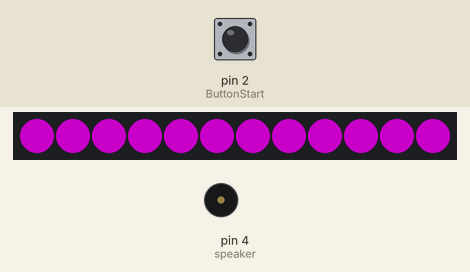
The sketch below on a simulated Arduino Uno, built with avr-gcc and run on an emulated ATmega328P. Shown: 12 RGB LEDs in strip order, left to right, buzzer (waves = sounding). The inputs (shaded band) are chosen by the test bench; at power-on: pin 2 (ButtonStart) HIGH. Dim RGB values are drawn brighter than linear; random numbers use the default seed unless the sketch sets one.

Above: at 0.4 s.
At 0.89 s:
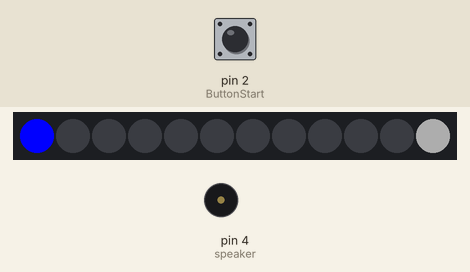
At 19.34 s:
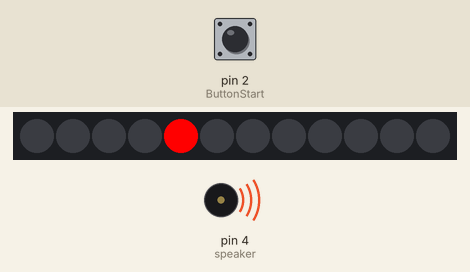
At 39.66 s:
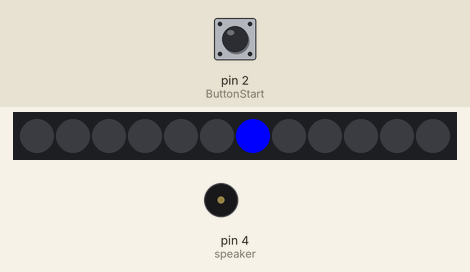
Timing chart, 0 to 40.0 s (numbered marks = the images above):
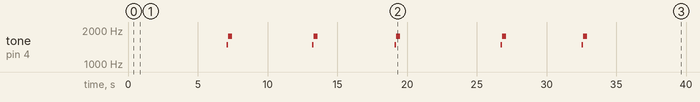

Measured:
- by itself, tone on pin 4 (speaker): plays 1479 Hz for 0.10 s, 1760 Hz for 0.30 s, 1479 Hz for 0.10 s, 1760 Hz for 0.30 s, 1479 Hz for 0.10 s, 1760 Hz for 0.30 s … (10 notes in this stretch)
- what the display in image 2 shows lasts 0.8 s, from 19.1 s to 19.9 s
- what the display in image 3 shows lasts 0.4 s, from 39.5 s to 39.9 s

The sketch:

LedRoulette.ino
```cpp
// -------------------- Led Roulette -------------------- //
//Written By: Aarni Junkkala

//Libraries
#include <Adafruit_NeoPixel.h>

//Pins
const byte ButtonStart = 2;
int LedPin = 3;
int speaker = 4;

//Led setup
int NUMPIXELS = 12; // number of neopixels in strip
Adafruit_NeoPixel pixels = Adafruit_NeoPixel(NUMPIXELS, LedPin, NEO_GRB + NEO_KHZ800);

//Time between ball moving from one led to another
int delayval = 25; // 10 is too fast, 50 too slow.
int delayvalReset = 0; //Resetvalue

//Color of the ball
int redColor = 0;
int greenColor = 0;
int blueColor = 255;

//Color of fader
int redFader = 50;
int greenFader = 50;
int blueFader = 50;

//Winning Color
int redWin = 255;
int blueWin = 0;
int greenWin = 0;

//Color of start Setup
int redStart = 100;
int greenStart = 0;
int blueStart = 100;

float clicking = 220; //Tone that speaker will make clicking happen

//If true, button needs to pressed one more time to stop the roulette
bool SecondButtonPress = false;

void setup() {
  Serial.begin(9600);
  delayvalReset = delayval;

  //Pin modes.
  pinMode(ButtonStart, INPUT_PULLUP);
  pinMode(speaker, OUTPUT);

  //Starts the led library
  pixels.begin();

  //Effect to show that code has started running and to set all leds off
  StartEffect();
}

void loop()
{
  //Reads the ButtonStart. Holds the code untill button is pressed.
  while (digitalRead(ButtonStart) == LOW)
  {}

  //Resets stats that are required to be resetted.
  delayval = delayvalReset;

  //Resets the leds before spinning
  for (int i = 0; i < NUMPIXELS; i++){
    pixels.setPixelColor(i, pixels.Color(0, 0, 0));
  }

  //When game starts rolls 3 rounds ignoring input
  for(int i = 0; i < 3; i++)
  {
    SpinBall();
  }

  //Repeats rounds for long as new ButtonStart input is detected
  while (SecondButtonPress == true and digitalRead(ButtonStart) == LOW){
    SpinBall();
  }

  //Last rounds before stopping, makes it fell more natural
  for(int i = 0; i < 5; i++)
  {
    SpinBall();
  }

  //Reset leds
  for(int i = 0; i < NUMPIXELS; i++)
  {
      pixels.setPixelColor(NUMPIXELS - i - 1, pixels.Color(0, 0, 0));
  }

  //Slower rounds.
  for(int k = 0; k < 2; k++)
  {
    SpinBallSlow();
  }

  //Final round
  SpinBallFinale();
}


void StartEffect(){
  //Resets all leds to be off.
  for(int j = 0; j < NUMPIXELS; j++)
  {
      pixels.setPixelColor(j, pixels.Color(0, 0, 0));
  }
  pixels.show();
  delay(50);

  //Starting color, where spins one rouond showing color of purple.
  for(int j = 0; j < NUMPIXELS; j++)
  {
      pixels.setPixelColor(j, pixels.Color(redStart, greenStart, blueStart));
      delay(25);
      pixels.show();

  }

  delay(50);

  //Reset leds to be off.
  for(int j = 0; j < NUMPIXELS; j++)
  {
      pixels.setPixelColor(j, pixels.Color(0, 0, 0));
      delay(25);
      pixels.show();
  }
}

//Spins the ball for a single round
void SpinBall(){
  for (int i=0; i < NUMPIXELS; i++)
  {
    //Resets the led that is 2 before current.
    pixels.setPixelColor((i + NUMPIXELS - 2) % NUMPIXELS, pixels.Color(0, 0, 0));
    //Sets the color of the ball
    pixels.setPixelColor(i, pixels.Color(redColor, greenColor, blueColor));
    //and Fader
    pixels.setPixelColor((i + NUMPIXELS - 1) % NUMPIXELS, pixels.Color(redFader, greenFader, blueFader));

    pixels.show();

    tone(speaker, clicking, 5);

    delay(delayval);
  }
}

//Spins the ball for a single round
void SpinBallSlow(){
  for (int i=0; i < NUMPIXELS; i++)
  {
    //Resets the led that is 2 before current.
    pixels.setPixelColor((i + NUMPIXELS - 1) % NUMPIXELS, pixels.Color(0, 0, 0));
    //Sets the color of the ball
    pixels.setPixelColor(i, pixels.Color(redColor, greenColor, blueColor));

    pixels.show();

    tone(speaker, clicking, 5);
    delayval += random(4,8);
    delay(delayval);
  }
}

void SpinBallFinale()
{
  //Precalculates the winning number
  int winNum = NUMPIXELS - random(1,NUMPIXELS); //Made this way, so if you have led ring of different amout of leds, you don't have change anything here.
  for (int i = 0; i < winNum; i++)
  {
    //Resetoi ledit
    for(int j = 0; j < NUMPIXELS; j++)
    {
        pixels.setPixelColor(j, pixels.Color(0, 0, 0));
    }

    pixels.setPixelColor(i, pixels.Color(redColor, greenColor, blueColor));

    if(i == winNum - 1){
      pixels.setPixelColor(i, pixels.Color(redWin, blueWin, greenWin));
      pixels.show();

      tone(speaker, 1479.98, 100);
      delay(100);
      tone(speaker, 1760.00, 300);
    }
    else{
      tone(speaker, clicking, 5);
       pixels.show();
    }
    //For the end delay increases
    delayval += random(20,45);
    // Delay for a period of time (in milliseconds).
    delay(delayval);
  }
}
```
